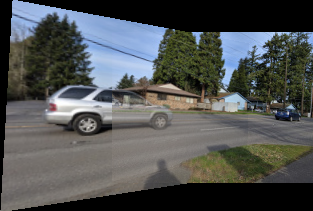
#> input picture hw2/img_panorama_34.png, 313 x 211 px
$ python image_stitching_skeleton.py img_panorama_34.png img_panorama_56.png out.png
#> lines starting #> are read from the running program, lines starting #| are printed output that depends on the picture; long printed decimals are rounded
# Prerna Agarwal
# HW#2
# Worked with Shikha Shah

import cv2
import sys
import numpy as np
from random import randint


def ex_find_homography_ransac(list_pairs_matched_keypoints, threshold_ratio_inliers=0.85, threshold_reprojtion_error=3, max_num_trial=1000):
    '''
    Apply RANSAC algorithm to find a homography transformation matrix that align 2 sets of feature points, transform the first set of feature point to the second (e.g. warp image 1 to image 2)
    :param list_pairs_matched_keypoints: has the format as a list of pairs of matched points: [[[p1x,p1y],[p2x,p2y]],....]
    :param threshold_ratio_inliers: threshold on the ratio of inliers over the total number of samples, accept the estimated homography if ratio is higher than the threshold
    :param threshold_reprojtion_error: threshold of reprojection error (measured as euclidean distance, in pixels) to determine whether a sample is inlier or outlier
    :param max_num_trial: the maximum number of trials to do take sample and do testing to find the best homography matrix
    :return best_H: the best found homography matrix
    '''
    best_H = None

    print("len list_pairs_matched_keyponts: ",len(list_pairs_matched_keypoints))
    for pair in list_pairs_matched_keypoints:
        pt1 = pair[0]
        pt1.append(1)
        pt2 = pair[1]
        pt2.append(1)

    #### 1000 times

    max_inliers = 0
    listH = []
    for num in range(0,max_num_trial):

        A = []
        points4 = []
        otherH= []
        #Step 1: Randomly select a seed group of matches
        for i in range(4):
            index = randint(0,len(list_pairs_matched_keypoints)-1)
            points4.append(list_pairs_matched_keypoints[index])
            x = points4[i][0][0]
            y = points4[i][0][1]
            u = points4[i][1][0]
            v = points4[i][1][1]

            A.append([ x, y, 1, 0, 0, 0, -u*x, -u*y, -u ])
            A.append([ 0, 0, 0, x, y, 1, -v*x, -v*y, -v ])
        A = np.asarray(A)
        #AH=0
        #Step 2: Compute transformation from seed group
        U,S,V = np.linalg.svd(A)
        last = V[-1,:]
        H = last.reshape(3,3)


        #Step 3: Find inliers to this transformation
        inliers = []
        for point_pair in list_pairs_matched_keypoints:
            p1 = np.asarray(point_pair[0])
            p2 = np.asarray(point_pair[1])
            projected_p2 = np.dot(H, p1)
            projected_p2 /=projected_p2[2]
            #print(projected_p2)
            error = np.linalg.norm(projected_p2-p2)
            if (error < threshold_reprojtion_error):
                inliers.append(point_pair)

        otherH.append(H)
        otherH.append(len(inliers)/len(list_pairs_matched_keypoints))
        listH.append(otherH)
        #print("H:", H)


        #Step4: If the number of inliers is sufficiently large, re-compute leastsquares estimate of transformation on all of the inliers
        if (len(inliers) / len(list_pairs_matched_keypoints) > threshold_ratio_inliers):

            if (len(inliers) > max_inliers):
                #print("len inliers:",len(inliers))
                #print("max_inliers:",max_inliers)
                max_inliers = len(inliers)
                A = []
                for point in inliers:
                    x = point[0][0]
                    y = point[0][1]
                    u = point[1][0]
                    v = point[1][1]

                    A.append([ x, y, 1, 0, 0, 0, -u*x, -u*y, -u ])
                    A.append([ 0, 0, 0, x, y, 1, -v*x, -v*y, -v ])
                A = np.asarray(A)
                #print(A.shape)
                #AH=0
                U,S,V = np.linalg.svd(A)
                last = V[-1,:]
                newH = last.reshape(3,3)
                #print("newH:",newH)

                best_H = newH
                print("bestH:",best_H)
                if(best_H is None):
                    print("bestH is none")

        #print("########################################")

    if (best_H is None):
        listH.sort(key = lambda x: x[1])
        print("best_H not found in 1000 trials")
        best_H = listH[0][0]

    print("bestH:",best_H)
    return best_H

def ex_extract_and_match_feature(img_1, img_2, ratio_robustness=0.7):
    '''
    1/ extract SIFT feature from image 1 and image 2,
    2/ use a bruteforce search to find pairs of matched features: for each feature point in img_1, find its best matched feature point in img_2
    3/ apply ratio test to select the set of robust matched points
    :param img_1: input image 1
    :param img_2: input image 2
    :param ratio_robustness: ratio for the robustness test
    :return list_pairs_matched_keypoints: has the format as list of pairs of matched points: [[[p1x,p1y],[p2x,p2y]]]
    '''
    # ==============================
    # ===== 1/ extract features from input image 1 and image 2
    # ==============================
    """
    sift = cv2.xfeatures2d.SIFT_create()
    kp1 = sift.detect(img_1,None)
    kpimg1=cv2.drawKeypoints(img_1,kp1,img_1)
    cv2.imwrite('kp_im1.jpg',kpimg1)
    kp1,des1 = sift.compute(img_1,kp1)
    pts1 = [kp1[i].pt for i in range(len(kp1))]

    sift = cv2.xfeatures2d.SIFT_create()
    kp2 = sift.detect(img_2,None)
    kpimg2=cv2.drawKeypoints(img_1,kp2,img_2)
    cv2.imwrite('kp_im2.jpg',kpimg2)
    kp2,des2 = sift.compute(img_2,kp2)
    pts2 = [kp2[i].pt for i in range(len(kp2))]
    """
    sift = cv2.xfeatures2d.SIFT_create()
    kp1, des1 = sift.detectAndCompute(img_1,None)
    pts1 = [kp1[i].pt for i in range(len(kp1))]
    sift = cv2.xfeatures2d.SIFT_create()
    kp2, des2 = sift.detectAndCompute(img_2,None)
    pts2 = [kp2[i].pt for i in range(len(kp2))]


    # ==============================
    # ===== 2/ use bruteforce search to find a list of pairs of matched feature points
    # ==============================
    list_pairs_matched_keypoints = []

    for i in range(len(des1)):
        error = []
        for j in range(len(des2)):
            point = []
            point.append(list(pts2[j]))
            val = np.linalg.norm(des1[i]-des2[j])
            point.append(val)
            error.append(point)
        error.sort(key = lambda distance: distance[1])
        if (error[0][1]/error[1][1] < 0.7):
            matched_points = []
            matched_points.append(list(pts1[i]))
            matched_points.append(error[0][0])
            list_pairs_matched_keypoints.append(matched_points)
    #print(list_pairs_matched_keypoints) #77

    return list_pairs_matched_keypoints


def ex_warp_blend_crop_image(img_1,H_1,img_2):
    '''
    1/ warp image img_1 using the homography H_1 to align it with image img_2 (using backward warping and bilinear resampling)
    2/ stitch image img_1 to image img_2 and apply average blending to blend the 2 images into a single panorama image
    3/ find the best bounding box for the resulting stitched image
    :param img_1:
    :param H_1:
    :param img_2:
    :return img_panorama: resulting panorama image
    '''
    img_panorama = None
    # =====  use a backward warping algorithm to warp the source
    # 1/ to do so, we first create the inverse transform; 2/ use bilinear interpolation for resampling
    height, width,channels  = img_1.shape

    point = [img_1.shape[1], img_1.shape[0], 1]
    warpShape = np.dot(H_1, point)
    warpShape = warpShape / warpShape[2]
    print(warpShape) #[134.21, 141.94, 1]

    h = int(3*np.floor(warpShape[0]))
    w = int(3*np.floor(warpShape[1]))
    print(h,w) #[134.21, 141.94, 1]

    warp = np.zeros((h,w+img_2.shape[1],3))

    result = np.zeros((h,w+img_2.shape[1]))
    print(result.shape)

    for y in range(-100,h):
        for x in range(-100,w):
            xy = np.dot(np.linalg.inv(H_1), [x, y, 1])
            xy = xy/xy[2]
            xp = int(np.floor(xy[0]))
            yp = int(np.floor(xy[1]))
            if yp < result.shape[0] and yp>= 0 and xp < result.shape[1] and xp>=0:
                a = xy[0] - xp
                b = xy[1] - yp
                if yp+1 < img_1.shape[0]  and xp+1 < img_1.shape[1]:
                    bilateral = ( (1-a)*(1-b))*(img_1[yp, xp]) + (a*(1-b))*(img_1[yp, xp+1]) + (a*b)*(img_1[yp+1, xp+1]) + ((1-a)*b)*(img_1[yp+1, xp])
                    warp[y+50][x+110] = bilateral


    # ===== blend images: average blending

    h2 = img_2.shape[0]
    w2 = img_2.shape[1]
    for y in range(h2):
        for x in range(w2):
            p2 = img_2[y][x]
            p1 = warp[y+50][x+110]
            if (p1[0] == 0 and p1[1] == 0 and p1[2] == 0):
                warp[y+50][x+110] = img_2[y][x]
            else:
                sum = p1+p2
                avg = [sum[0]/2,sum[1]/2,sum[2]/2]
                warp[y+50][x+110] = avg


    #cv2.imwrite(filename="3.png", img=(warp).clip(0.0, 255.0).astype(np.uint8))

    # ===== find the best bounding box for the resulting stitched image so that it will contain all pixels from 2 original images

    img_panorama = warp
    return img_panorama

def stitch_images(img_1, img_2):
    '''
    :param img_1: input image 1. We warp this image to align and stich it to the image 2
    :param img_2: is the reference image. We will not warp this image
    :return img_panorama: the resulting stiched image
    '''
    print('==============================')
    print('===== stitch two images to generate one panorama image')
    print('==============================')

    # ===== extract and match features from image 1 and image 2
    list_pairs_matched_keypoints = ex_extract_and_match_feature(img_1=img_1, img_2=img_2, ratio_robustness=0.7)

    # ===== use RANSAC algorithm to find homography to warp image 1 to align it to image 2
    H_1 = ex_find_homography_ransac(list_pairs_matched_keypoints, threshold_ratio_inliers=0.85, threshold_reprojtion_error=3, max_num_trial=1000)


    dst = cv2.warpPerspective(img_1,H_1, (img_1.shape[1] + img_2.shape[1],img_1.shape[0]))

    # ===== warp image 1, blend it with image 2 using average blending to produce the resulting panorama image
    img_panorama = ex_warp_blend_crop_image(img_1=img_1,H_1=H_1, img_2=img_2)

    return img_panorama

if __name__ == "__main__":
    print('==================================================')
    print('PSU CS 410/510, Winter 2019, HW2: image stitching')
    print('==================================================')

    path_file_image_1 = sys.argv[1]
    path_file_image_2 = sys.argv[2]
    path_file_image_result = sys.argv[3]


    # ===== read 2 input images
    img_1 = cv2.imread(path_file_image_1)
#> img_1 is the input picture: shape (211, 313, 3); mean B, G, R 82, 82.5, 79.7
    img_2 = cv2.imread(path_file_image_2)
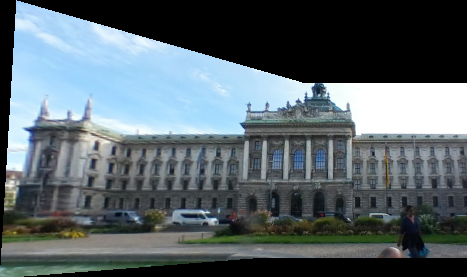
#> input picture hw2/img_panorama_56.png, 467 x 277 px
#> img_2 is the input picture: shape (277, 467, 3); mean B, G, R 106.6, 101, 89.5
    print(img_1.shape)
#| (211, 313, 3)
    print(img_2.shape)
#| (277, 467, 3)

    # ===== create a panorama image by stitch image 1 to image 2
    img_panorama = stitch_images(img_1=img_1, img_2=img_2)
#> in ex_extract_and_match_feature, `kp1, des1 = sift.detectAndCompute(img_1,None)`: kp1 = 498 keypoints; strongest (x, y, size): (279, 34, 2.9), (64, 106, 17.3), (288, 33, 2.4), (275, 102, 2.1)
#> in ex_extract_and_match_feature, `pts1 = [kp1[i].pt for i in range(len(kp1))]`: pts1 = 498 pairs, first value 8.49 to 309.4, second value 10.66 to 185.7
#> in ex_extract_and_match_feature, `kp2, des2 = sift.detectAndCompute(img_2,None)`: kp2 = 869 keypoints; strongest (x, y, size): (340, 93, 17.1), (325, 84, 2.7), (292, 91, 20.2), (285, 92, 24.5)
#> in ex_extract_and_match_feature, `pts2 = [kp2[i].pt for i in range(len(kp2))]`: pts2 = 869 pairs, first value 5.03 to 462, second value 5.48 to 270.7
#> after the loop in ex_extract_and_match_feature, `for i in range(len(des1)):`: list_pairs_matched_keypoints = [[[11.9, 38.22], [8.29, 167]], [[15.22, 56.22], [10.62, 185.2]], [[268.7, 35.67], [14.28, 196.9]]]
#| len list_pairs_matched_keyponts:  3
#> the loop in ex_find_homography_ransac, `for pair in list_pairs_matched_keypoints:` made 3 passes
#> after the loop in ex_find_homography_ransac, `for num in range(0,max_num_trial):`: best_H = [[-0.00387, 0.031, -0.34], [-0.0732, 0.422, 0.836], [-0.000433, 0.00176, 0.0342]]; listH = 1000 items; max_inliers = 3; newH has the same summary as best_H
#| bestH: [[-3.87382451e-03  3.10110498e-02 -3.40455088e-01]
#|  [-7.32472415e-02  4.21984422e-01  8.35766207e-01]
#|  [-4.32698622e-04  1.76055849e-03  3.41934194e-02]]
#> in stitch_images, `H_1 = ex_find_homography_ransac(list_pairs_matched_keypoints, threshol..`: H_1 has the same summary as best_H in ex_find_homography_ransac
#> in stitch_images, `dst = cv2.warpPerspective(img_1,H_1, (img_1.shape[1] + img_2.shape[1],..`:
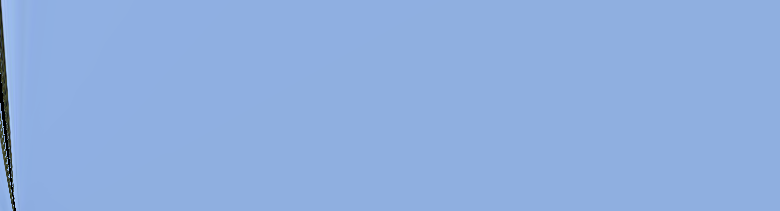
#> dst: shape (211, 780, 3); mean B, G, R 223.3, 174.3, 142.5
#> in ex_warp_blend_crop_image, `warpShape = np.dot(H_1, point)`: warpShape = [4.99, 66.95, 0.27]
#> in ex_warp_blend_crop_image, `warpShape = warpShape / warpShape[2]`: warpShape = [18.47, 247.7, 1]
#| [ 18.467 247.739   1.        ]
#> in ex_warp_blend_crop_image, `h = int(3*np.floor(warpShape[0]))`: h = 54
#> in ex_warp_blend_crop_image, `w = int(3*np.floor(warpShape[1]))`: w = 741
#| 54 741
#| (54, 1208)
#> after the loop in ex_warp_blend_crop_image, `for y in range(-100,h):`:
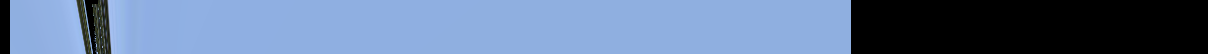
#> warp: shape (54, 1208, 3) float64; mean B, G, R 152.9, 119.5, 97.9
#> (the run stopped early here; a loop or call above may not have finished)
